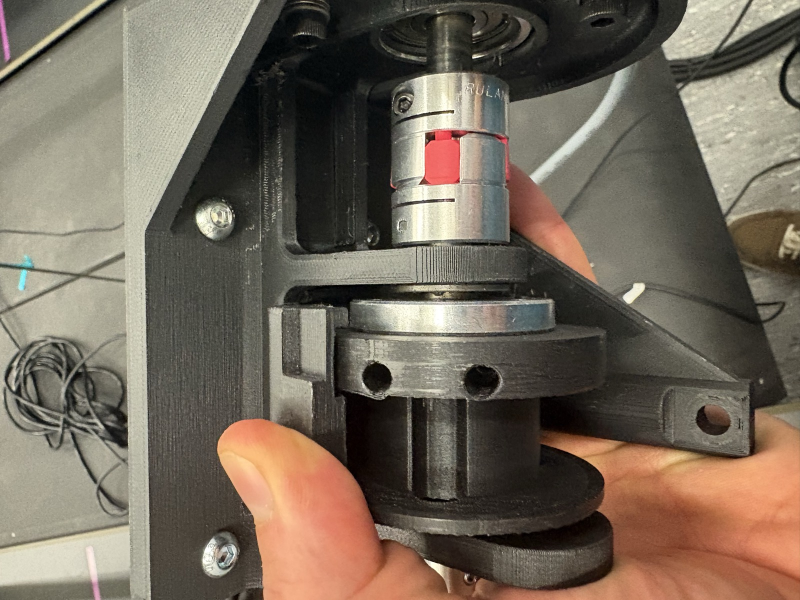
#> input picture hardware/motor_unit/photos/motor_unit_B_2026-10-28.jpg, 1600 x 1200 px (shown at 1/2 size)
$ python disassembly_guide.py
#> lines starting #> are read from the running program, lines starting #| are printed output that depends on the picture
### hardware/motor_unit/slip_check_guide.py
"""Picture guide: which part of the motor unit slips (Stanford motor unit, docs/reference/stanford-cad/1) Motor Unit).
Run: python slip_check_guide.py  ->  slip-check-guide.pdf (needs numpy + matplotlib)."""
import os
import struct
from pathlib import Path

import matplotlib
matplotlib.use("Agg")
import matplotlib.pyplot as plt
import numpy as np
from matplotlib.backends.backend_pdf import PdfPages
from matplotlib.patches import Circle, FancyBboxPatch, Polygon, Rectangle
from mpl_toolkits.mplot3d.art3d import Poly3DCollection

HERE = Path(__file__).parent
CAD = HERE.parent.parent / "docs/reference/stanford-cad/1) Motor Unit"
A4 = (8.27, 11.69)
STEEL, DARK, PRINT, RUBBER, ROPE, MARK, WARN = "#b8bec6", "#3a3f45", "#f0c419", "#e2553c", "#2f7fc1", "#111111", "#c0392b"


# [24 lines left out: functions stl, text_page, motor, not called in this run]


def shaft(ax, x0, x1, y, d=0.22, c=STEEL):
    ax.add_patch(Rectangle((x0, y - d / 2), x1 - x0, d, fc=c, ec="#666"))


# [10 lines left out: function coupler, not called in this run]


def bearing_mount(ax, x, y):
    ax.add_patch(Rectangle((x, y - 1.8), 0.35, 3.6, fc=PRINT, ec="#9a7d0a"))
    ax.add_patch(Rectangle((x - 0.08, y - 0.35), 0.5, 0.7, fc="#d0d4da", ec="#555"))   # flanged bearing


# [16 lines left out: functions collar, drum, not called in this run]


def number(ax, x, y, n, c=WARN):
    ax.add_patch(Circle((x, y), 0.22, fc=c, ec="white", lw=1.5, zorder=10))
    ax.text(x, y, str(n), color="white", ha="center", va="center", fontsize=11, weight="bold", zorder=11)


# [63 lines left out: functions drivetrain, overview, card, not called in this run]


def d_motor(ax):
    motor(ax, 0, 0); shaft(ax, 1.0, 2.0, 0, 0.3); ax.set_xlim(-0.6, 2.4); ax.set_ylim(-1.8, 2.0)
    ax.annotate("motor shaft\n(10 mm steel)", (1.7, -0.15), (1.1, -1.6), fontsize=8, arrowprops=dict(arrowstyle="->"))


# [94 lines left out: functions d_coupler, d_shaft, d_collar, d_rope, d_drum3d, cards and 1 more, not called in this run]


class Pages(PdfPages):
    """PdfPages that also writes page PNGs when PREVIEW=<dir> is set (for checking the layout)."""
    n = 0
    def savefig(self, fig, **kw):
        super().savefig(fig, **kw)
        if os.environ.get("PREVIEW"):
            Pages.n += 1; fig.savefig(Path(os.environ["PREVIEW"]) / f"page{Pages.n}.png", dpi=70)


# [28 lines that do not run on import are left out]

### hardware/motor_unit/disassembly_guide.py
"""Take the reel drum off a motor unit (and put it back), on the user's photo of tower B (2026-10-28).
Run: python disassembly_guide.py  ->  disassembly-guide.pdf (needs numpy, matplotlib, Pillow; PREVIEW=<dir> also writes PNGs)."""
import matplotlib.pyplot as plt
import numpy as np
from matplotlib.patches import Circle, FancyBboxPatch, Rectangle
from PIL import Image, ImageOps

from slip_check_guide import A4, HERE, PRINT, ROPE, STEEL, WARN, Pages

PHOTO = HERE / "photos/motor_unit_B_2026-10-28.jpg"
OK, NO = "#1f8a4c", WARN

# label: (text, point on the photo (x, y) in pixels of the upright 1200 x 1600 image, label position, colour)
LABELS = {
    "A": ("Reel drum (rope spool)", (290, 900), (60, 1350), OK),
    "B": ("Drum hub: 3 bolts #6-32 to the collar\n(one missing), 7/64\" hex key", (440, 745), (60, 600), WARN),
    "C": ("Silver ring = flanged bearing\n(lets the shaft spin, nothing to undo)", (565, 870), (520, 1250), OK),
    "D": ("Printed motor mount (wall)", (655, 960), (660, 1450), OK),
    "E": ("Coupler, drum-side half\n(clamp screw on top)", (745, 802), (560, 610), WARN),
    "F": ("Red rubber star (spider)", (850, 880), (860, 1060), OK),
    "G": ("Coupler, motor-side half\n(clamp screw, leave it)", (990, 782), (880, 610), OK),
    "H": ("Motor shaft → motor", (1060, 885), (980, 1180), OK),
    "I": ("Mount screws (leave them)", (750, 425), (800, 330), OK),
}


def photo_page(pdf):
    fig = plt.figure(figsize=A4)
    fig.text(0.07, 0.965, "Your motor unit (tower B), part by part", fontsize=16, weight="bold", va="top")
    fig.text(0.07, 0.94, "Red = you work on it.  Green = leave it alone.", fontsize=10.5, va="top")
    img = np.asarray(ImageOps.exif_transpose(Image.open(PHOTO)))
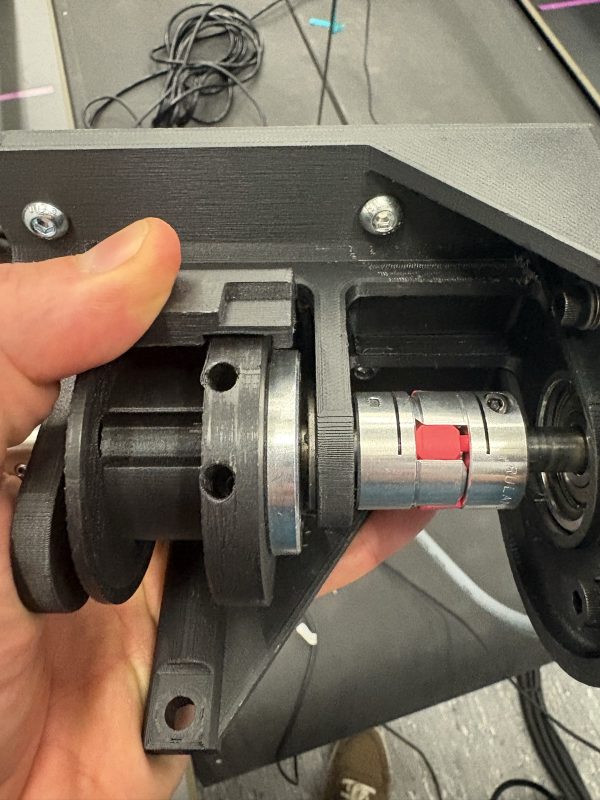
#> img: shape (1600, 1200, 3) (shown at 1/2 size); mean R, G, B 116.1, 104.6, 90.7
    ax = fig.add_axes([0.03, 0.03, 0.94, 0.89]); ax.imshow(img); ax.axis("off")
    for k, (txt, (px, py), (lx, ly), col) in LABELS.items():
        ax.add_patch(Circle((px, py), 18, fc="none", ec=col, lw=2.5))
        ax.annotate(f"{k}  {txt}", (px, py), (lx, ly), fontsize=8.5, color="white", weight="bold",
                    bbox=dict(boxstyle="round,pad=0.3", fc=col, ec="none", alpha=0.9),
                    arrowprops=dict(arrowstyle="-", color=col, lw=2))
    pdf.savefig(fig); plt.close(fig)
#> in savefig, `super().savefig(fig, **kw)`:
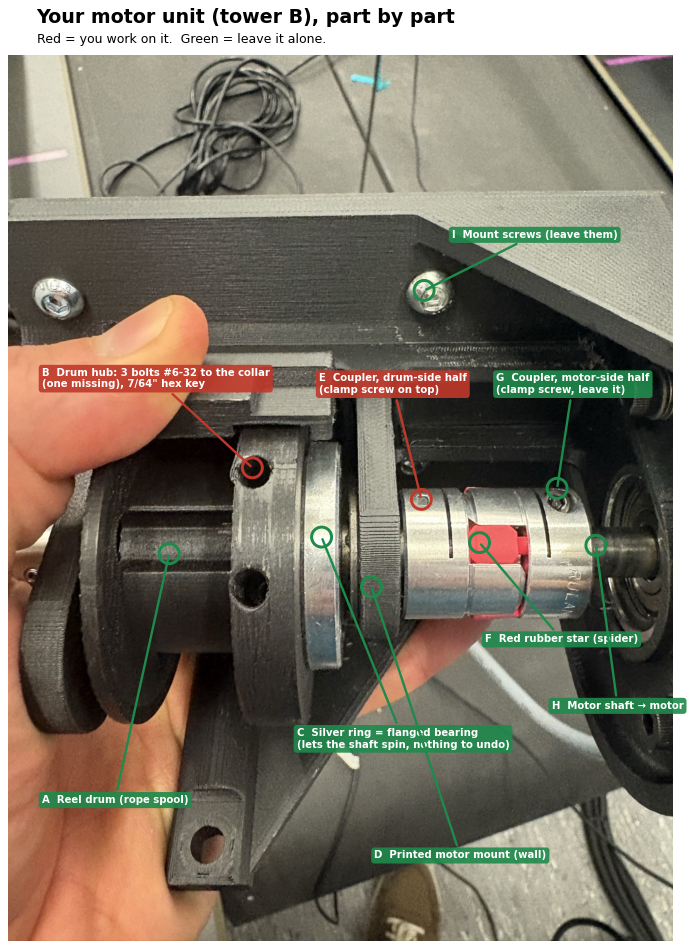
#> figure drawn by matplotlib, 1 panel


def steps_page(pdf, title, lines, note=None):
#> called with title = 'Take the drum off'
    fig = plt.figure(figsize=A4)
    fig.text(0.07, 0.95, title, fontsize=16, weight="bold", va="top")
    y = 0.90
    for s in lines:
        head, stop = s.startswith("#"), s.startswith("!")
        s = s.lstrip("#!")
        fig.text(0.07, y, s, fontsize=11.5 if head else 10.5, va="top",
                 weight="bold" if head or stop else "normal", color=WARN if stop else "black")
        y -= 0.028 if s else 0.012
    if note:
        fig.text(0.07, 0.04, note, fontsize=10, weight="bold", color=WARN)
    pdf.savefig(fig); plt.close(fig)


# ---------------------------------------------------------------- rope drawings (own simplified drawings)
def rope_line(ax, xs, ys, lw=7, z=3):
    ax.plot(xs, ys, color="#1d4f7a", lw=lw + 2.5, solid_capstyle="round", zorder=z)
    ax.plot(xs, ys, color=ROPE, lw=lw, solid_capstyle="round", zorder=z + 0.1)


def d_fig8(ax):
    """Figure-eight stopper knot in 4 steps (after Stanford build guide p. 12)."""
    ax.set_xlim(0, 20); ax.set_ylim(-2.3, 3.6); ax.set_aspect("equal"); ax.axis("off")
    t = np.linspace(0, 2 * np.pi, 200)
    for k, cap in enumerate(["1  loop: lay the end\nover the rope", "2  end around the\nrope, behind it",
                             "3  end down through\nthe first loop", "4  pull both sides:\nan \"8\" = done"]):
        x0 = 0.5 + k * 5
        if k == 0:
            rope_line(ax, [x0, x0 + 1.4], [0.6, 0.6]); rope_line(ax, x0 + 2.2 + 0.8 * np.cos(t[:170]), 1.2 + 0.8 * np.sin(t[:170]), z=4)
            rope_line(ax, [x0 + 2.9, x0 + 3.9], [1.6, 2.6], z=5)
        elif k in (1, 2):
            rope_line(ax, [x0, x0 + 1.4], [0.6, 0.6]); rope_line(ax, x0 + 2.2 + 0.8 * np.cos(t), 1.2 + 0.8 * np.sin(t), z=4)
            rope_line(ax, x0 + 2.2 + 0.55 * np.cos(t[40:190]), 0.0 + 0.55 * np.sin(t[40:190]), z=3 if k == 1 else 5)
            if k == 2:
                rope_line(ax, [x0 + 2.4, x0 + 3.9], [0.6, 2.9], z=6)
        else:
            rope_line(ax, x0 + 1.9 + 0.5 * np.sin(t), 0.9 + 0.75 * np.sin(2 * t) * 0.6, lw=6)
            rope_line(ax, [x0, x0 + 1.4], [0.9, 0.9]); rope_line(ax, [x0 + 2.4, x0 + 3.8], [0.9, 0.9])
            ax.annotate("", (x0 - 0.3, 0.9), (x0 + 0.4, 0.9), arrowprops=dict(arrowstyle="->", lw=2))
            ax.annotate("", (x0 + 4.2, 0.9), (x0 + 3.5, 0.9), arrowprops=dict(arrowstyle="->", lw=2))
        ax.text(x0 + 2.0, -1.0, cap, ha="center", va="top", fontsize=8.5)


def d_drum_tie(ax):
    """Drum cut through the tie hole: rope in through the hole, knot inside stops it, then wraps."""
    ax.set_xlim(-8.0, 8.5); ax.set_ylim(-3.4, 3.4); ax.set_aspect("equal"); ax.axis("off")
    ax.add_patch(Circle((0, 0), 1.9, fc=PRINT, ec="#9a7d0a", lw=1.5))              # core, rope surface d 38 mm
    ax.add_patch(Circle((0, 0), 1.3, fc="white", ec="#9a7d0a"))                     # hollow inside
    ax.add_patch(Circle((0, 0), 0.5, fc=STEEL, ec="#555"))                          # shaft
    ax.add_patch(Rectangle((-0.28, 1.25), 0.56, 0.75, fc="white", ec="#9a7d0a"))    # tie hole
    rope_line(ax, [0, 0, 3.5, 7.8], [0.95, 2.6, 2.6, 2.6], lw=5)
    ax.add_patch(Circle((0, 0.95), 0.33, fc=ROPE, ec="#1d4f7a", lw=2, zorder=8))     # the knot
    ax.annotate("figure-8 knot inside:\nit cannot pass the hole", (0, 0.95), (-7.8, 0.6), fontsize=9, arrowprops=dict(arrowstyle="->"))
    ax.annotate("tie hole (5.6 mm)", (0.3, 1.6), (2.0, 0.6), fontsize=9, arrowprops=dict(arrowstyle="->"))
    ax.annotate("rope to the load cell /\ndummy (via the eyebolt)", (7.0, 2.6), (4.6, -0.6), fontsize=9, arrowprops=dict(arrowstyle="->"))
    ax.text(0, -2.9, "drum, cut through the tie hole", ha="center", fontsize=9)


def rope_page(pdf):
    fig = plt.figure(figsize=A4)
    fig.text(0.07, 0.965, "Re-tie the rope on the drum", fontsize=16, weight="bold", va="top")
    fig.text(0.07, 0.938, "From Stanford's build guide (docs/reference/stanford-bumpem-build-guide.pdf p. 12, video \"Motor Unit |\n"
             "Reel Drum Rope Assembly\" on biomechatronics.stanford.edu/bump-em). Easiest with the drum OFF the shaft.",
             fontsize=9.5, va="top")
    lines = [
        "#1  Length",
        "• Rope length = W + 71 cm (28 in). W = how far the rope has to travel (e.g. the treadmill width).",
        "• At least 3 turns must stay on the drum when the rope is fully out.",
        "#2  Through the tie hole",
        "• Push the rope end from the OUTSIDE of the drum core into the small tie hole, so the end",
        "   comes out inside the core (picture below). Pull ~15 cm through.",
        "#3  Stopper knot (figure 8) on that end (pictures below)",
        "• Tie it close to the end, pull it tight, cut the tail to ~1 cm.",
        "• Pull the rope back: the knot jams inside and cannot come through the hole.",
        "#4  Wind it on",
        "• Drum back on the shaft (steps 7 on the previous page), then wind the rope on neatly side by",
        "   side, and out through the eyebolt in the cover.",
        "• Direction: do one 10 N test pull with the rope slack. The motor must WIND IT IN.",
        "   If it unwinds instead, take the turns off and wind them the other way round.",
        "#5  Other end",
        "• Stanford ties an overhand noose (a simple knot around the rope itself) to connect to the",
        "   breakaway cable / harness. Use the same connection as the other towers.",
    ]
    y = 0.885
    for s in lines:
        head = s.startswith("#"); s = s.lstrip("#")
        fig.text(0.07, y, s, fontsize=11 if head else 9.8, weight="bold" if head else "normal", va="top")
        y -= 0.024 + (0.004 if head else 0)
    ax = fig.add_axes([0.08, 0.275, 0.84, 0.20]); d_drum_tie(ax)
    ax2 = fig.add_axes([0.04, 0.02, 0.92, 0.21]); d_fig8(ax2)
    fig.text(0.07, 0.255, "Figure-8 stopper knot (good animations: search \"figure eight stopper knot\")", fontsize=11, weight="bold")
    pdf.savefig(fig); plt.close(fig)
#> in savefig (call 4), `super().savefig(fig, **kw)`:
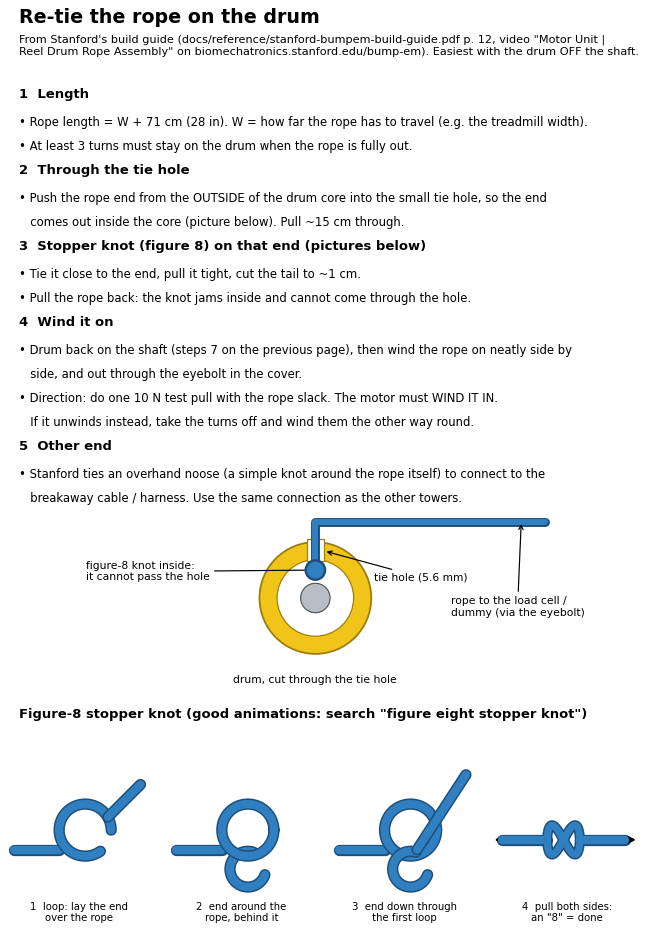
#> figure drawn by matplotlib, 2 panels


if __name__ == "__main__":
    out = HERE / "disassembly-guide.pdf"
    with Pages(out) as pdf:
        photo_page(pdf)
        steps_page(pdf, "Take the drum off", [
            "#How the drum is held (Stanford build guide p. 11)",
            "drum  --3 bolts #6-32 x 1/2 in + #6 washers-->  flanged shaft collar  --its clamp-->  3/8 in shaft",
            "One of the 3 drum bolts is missing. Try first: a new bolt, no taking apart (last page).",
            "",
            "#0  Prepare",
            "• UI: Release (treadmill stopped). Stop the server. This tower's 48 V and 24 V OFF.",
            "• Take 4 photos (front, back, both sides). Put a cup or a magnetic tray next to you.",
            "• Marker: one line across drum hub (B), shaft and coupler (E), so it goes back the same way.",
            "",
            "#1  Free the rope",
            "• Unhook the rope from the load cell / dummy. Unwind it from the drum.",
            "• Keep it on the drum if you want: you re-tie it anyway (rope page).",
            "",
            "#2  Loosen the 3 drum bolts (B): 7/64 in hex key",
            "• Turn the drum until a hole faces you; key straight down the hole; counter-clockwise.",
            "",
            "#3  Loosen the coupler's drum-side clamp screw (E)",
            "• Small screw on top of the silver coupler half next to the black mount wall.",
            "   Stanford's tool list: 2.5 mm hex (try 7/64 in too). Two turns are enough.",
            "• Do NOT touch the motor-side half (G): it stays on the motor shaft.",
            "",
            "#4  Push the shaft out (3/8 in x 3 in aluminium rod, in 2 bearings)",
            "• The drum sits between the 2 bearings: the shaft has to slide out lengthwise.",
            "• Push one end with your thumb or a wooden/plastic rod, light taps, while holding the drum.",
            "   If it does not go one way, try the other way.",
            "!• It does not move with light taps? STOP and send photos of both shaft ends.",
            "!• Never hammer on the shaft or the printed parts.",
            "",
            "#5  Lay the parts out in order",
            "• Drum, collar, washers or spacers (note where they were), shaft. The red star (F) may fall",
            "   out of the coupler: put it back into the motor-side half (G).",
        ])
        steps_page(pdf, "Fix and put it back", [
            "#6  While it is apart",
            "• Shake the drum: the missing bolt may be inside. Get it out.",
            "• Buy 3 new #6-32 x 1/2 in socket head cap screws + 3 #6 washers (inch screws; or bring",
            "   one old bolt to the store as a sample).",
            "• Collar (clamp: slit + screw across it): look at the shaft where it sat. Scraped or worn =",
            "   new 3/8 in round shaft (steel is best). Clean shaft and collar bore with alcohol, no oil.",
            "   Tightened, the slit must still show a gap; if its sides touch, replace the collar.",
            "• Re-tie the rope now, while the drum is off (next page).",
            "",
            "#7  Put it back (reverse order)",
            "• Drum + collar: 3 bolts with washers, a drop of blue threadlocker, tighten firmly (7/64 in).",
            "• Shaft through bearing, drum/collar and the other bearing, into the coupler half (E), as",
            "   deep as before (marker line). Keep ~1 mm gap at the red star: do not squeeze the claws.",
            "• Collar clamp screw: blue threadlocker, tighten firmly. Coupler clamp screw (E): firmly.",
            "• Turn the drum by hand: it must not rub the mount or the cover.",
            "",
            "#8  Test (after 10 min for the threadlocker)",
            "• New marker line across drum, collar, shaft and coupler.",
            "• Rope on: at least 3 turns stay on the drum when tight.",
            "• 24 V + 48 V on, testing page: 10 N (does it wind IN?), then 30, 50, 100 N, 1000 ms each.",
            "• Line still straight and the pulls get stronger = fixed. Then check towers A, C, D too.",
            "",
            "#Without taking it apart (try this first)",
            "• Put a new #6-32 x 1/2 in bolt + washer into the empty hole (on the end of the 7/64 in key),",
            "   threadlocker, tighten all 3 bolts.",
        ], note="Labels on page 1 are read from one photo of tower B.\nIf your tower looks different, send a photo and the guide is updated.")
        rope_page(pdf)
    print("written", out)
